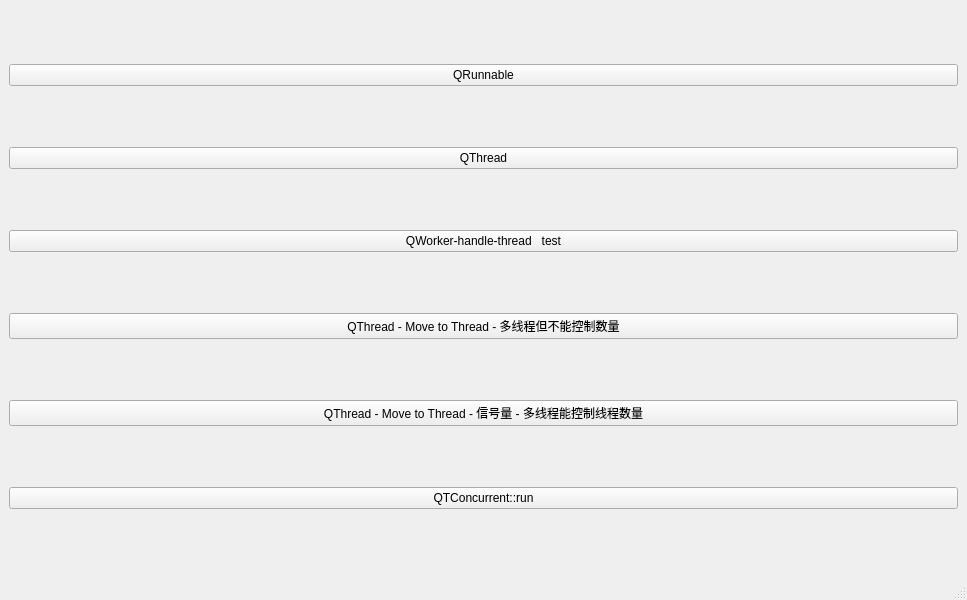
<?xml version="1.0" encoding="UTF-8"?>
<ui version="4.0">
 <class>MainWindow</class>
 <widget class="QMainWindow" name="MainWindow">
  <property name="geometry">
   <rect>
    <x>0</x>
    <y>0</y>
    <width>967</width>
    <height>600</height>
   </rect>
  </property>
  <property name="windowTitle">
   <string>MainWindow</string>
  </property>
  <property name="styleSheet">
   <string notr="true"/>
  </property>
  <widget class="QWidget" name="centralwidget">
   <layout class="QVBoxLayout" name="verticalLayout">
    <item>
     <widget class="QPushButton" name="pushButton">
      <property name="text">
       <string>QRunnable</string>
      </property>
     </widget>
    </item>
    <item>
     <widget class="QPushButton" name="pushButton_qTread">
      <property name="text">
       <string>QThread</string>
      </property>
     </widget>
    </item>
    <item>
     <widget class="QPushButton" name="pushButton_test">
      <property name="text">
       <string>QWorker-handle-thread   test</string>
      </property>
     </widget>
    </item>
    <item>
     <widget class="QPushButton" name="moveToButton">
      <property name="text">
       <string>QThread - Move to Thread - 多线程但不能控制数量</string>
      </property>
     </widget>
    </item>
    <item>
     <widget class="QPushButton" name="semphoreButton">
      <property name="text">
       <string>QThread - Move to Thread - 信号量 - 多线程能控制线程数量</string>
      </property>
     </widget>
    </item>
    <item>
     <widget class="QPushButton" name="pushButton_QTConcurrent">
      <property name="text">
       <string>QTConcurrent::run</string>
      </property>
     </widget>
    </item>
   </layout>
  </widget>
  <widget class="QMenuBar" name="menubar">
   <property name="geometry">
    <rect>
     <x>0</x>
     <y>0</y>
     <width>967</width>
     <height>26</height>
    </rect>
   </property>
  </widget>
  <widget class="QStatusBar" name="statusbar"/>
 </widget>
 <resources/>
 <connections/>
</ui>
